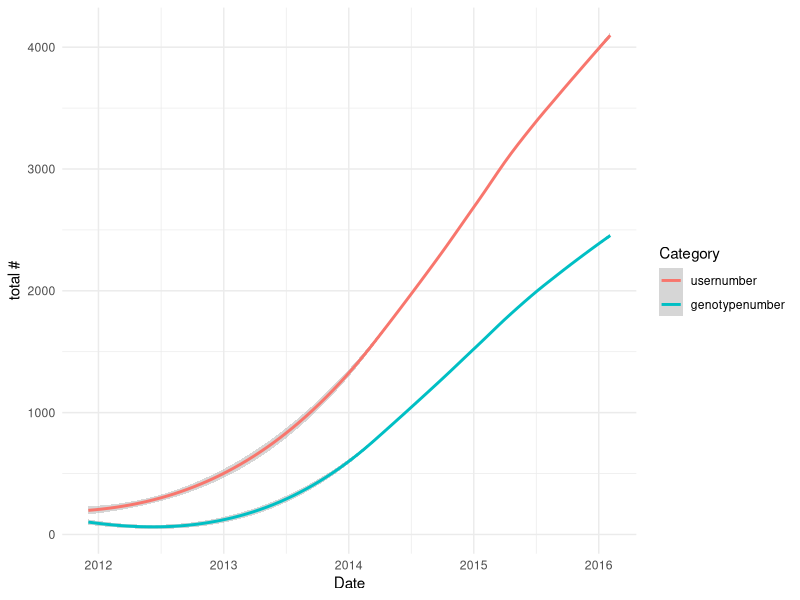
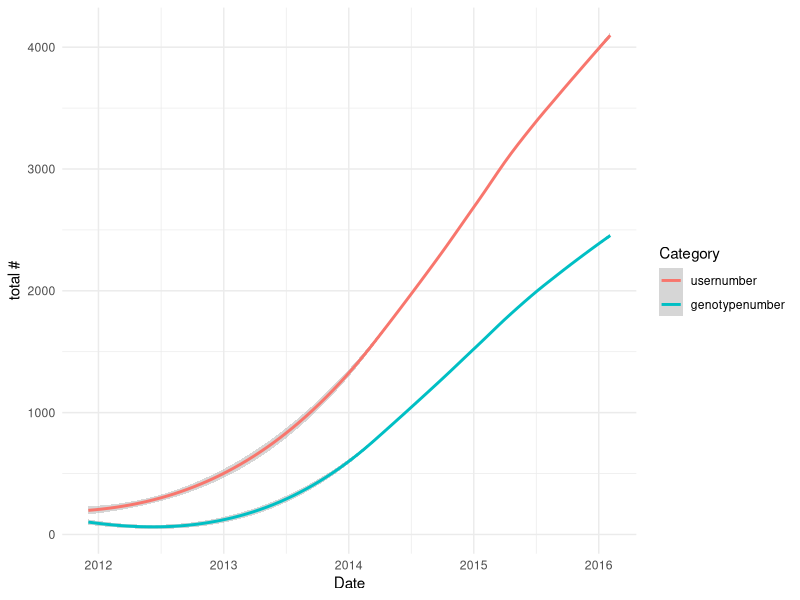

The R script that drew these images, in order:
library(ggplot2)
library(ggthemes)
library(reshape2)

# get genotypes
genotype <- read.csv(file="genotypenumber.csv",sep="\t",head=F)
genotype$date <- as.POSIXct(as.character(genotype$V2),format="%d.%m.%Y %H:%M")

#get users
user <- read.csv(file="usernumber.csv",sep="\t",head=F)
user$date <- as.POSIXct(as.character(user$V2),format="%d.%m.%Y %H:%M")

# nicer column labels
user$usernumber <- user$V1
genotype$genotypenumber <- genotype$V1

# merge DFs and drop useless columns
merged <- merge(user,genotype,by="date")
merged$V1.x <- NULL
merged$V1.y <- NULL
merged$V2.y <- NULL
merged$V2.x <- NULL

# convert from wide to long
merged_long <- melt(merged, id.vars="date",variable.name="category")

# plot graphs
ggplot(merged_long,aes(merged_long$date,merged_long$value,color=merged_long$category)) + geom_smooth() + scale_color_discrete("Category") + scale_x_datetime("Date") + scale_y_continuous("total #") + theme_minimal()
ggsave("genotypes_users.pdf")
